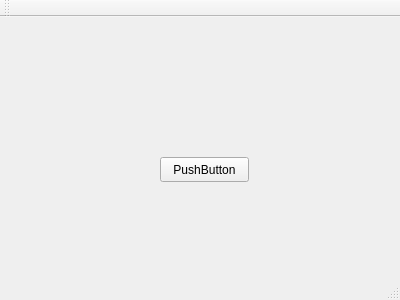
<?xml version="1.0" encoding="UTF-8"?>
<ui version="4.0">
 <class>MainWindow</class>
 <widget class="QMainWindow" name="MainWindow">
  <property name="geometry">
   <rect>
    <x>0</x>
    <y>0</y>
    <width>400</width>
    <height>300</height>
   </rect>
  </property>
  <property name="windowTitle">
   <string>MainWindow</string>
  </property>
  <widget class="QWidget" name="centralWidget">
   <widget class="QPushButton" name="pushButton">
    <property name="geometry">
     <rect>
      <x>160</x>
      <y>140</y>
      <width>89</width>
      <height>25</height>
     </rect>
    </property>
    <property name="text">
     <string>PushButton</string>
    </property>
   </widget>
  </widget>
  <widget class="QMenuBar" name="menuBar">
   <property name="geometry">
    <rect>
     <x>0</x>
     <y>0</y>
     <width>400</width>
     <height>22</height>
    </rect>
   </property>
  </widget>
  <widget class="QToolBar" name="mainToolBar">
   <attribute name="toolBarArea">
    <enum>TopToolBarArea</enum>
   </attribute>
   <attribute name="toolBarBreak">
    <bool>false</bool>
   </attribute>
  </widget>
  <widget class="QStatusBar" name="statusBar"/>
 </widget>
 <layoutdefault spacing="6" margin="11"/>
 <resources/>
 <connections/>
</ui>
